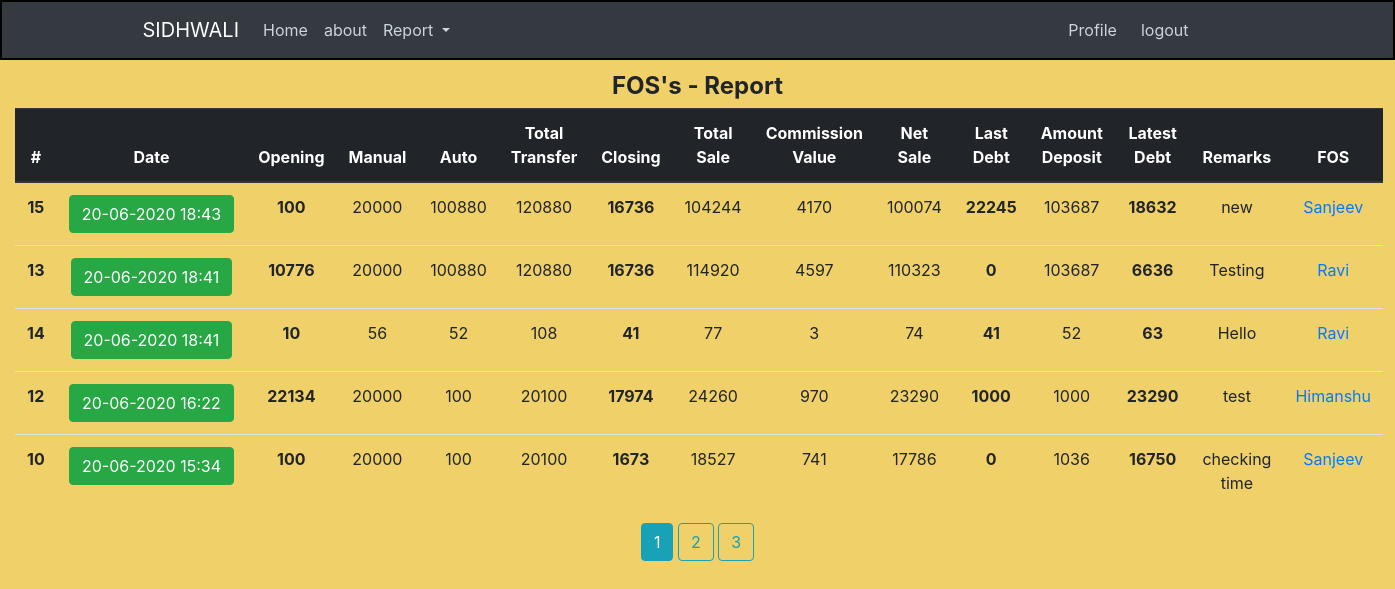
Page /home/hisaab/report (signed in) on the earlier database version.
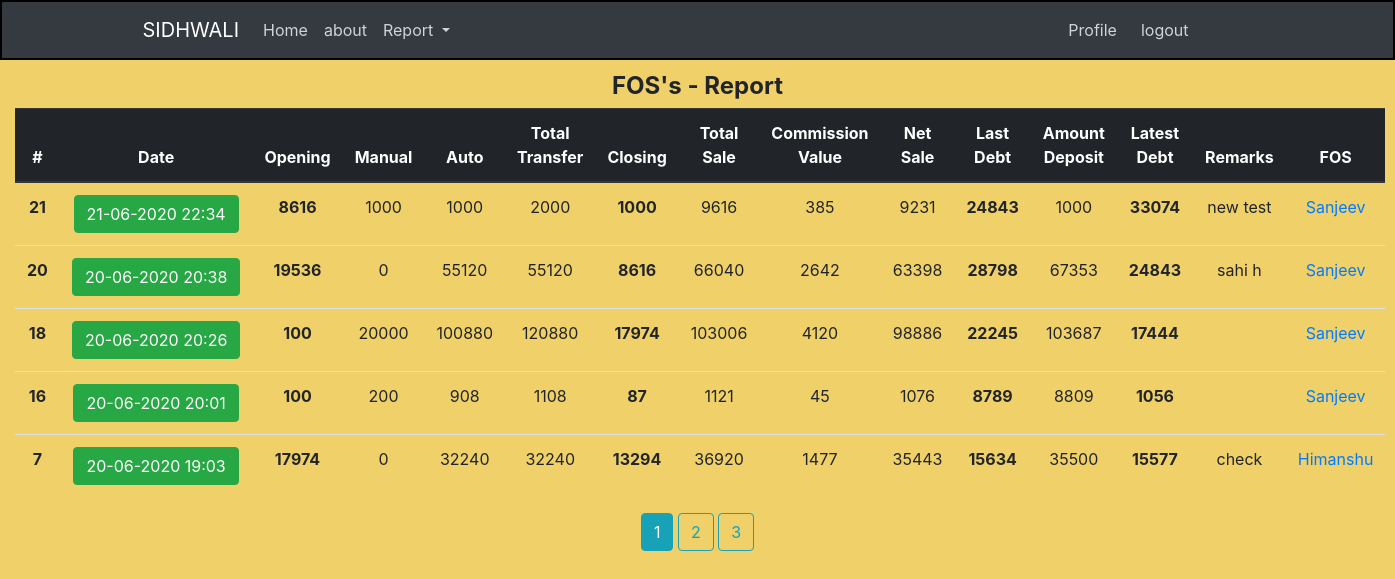
Same page on the later database version.
### crm/models.py (models this page shows, shortened)
class Hisaab(db.Model):
    id = db.Column(db.Integer, primary_key=True)
    date = db.Column(db.DateTime, nullable=False, default=datetime.now)
    open_bal = db.Column(db.Integer, nullable=False, default=0)
    manual_trans = db.Column(db.Integer, nullable=False, default=0)
    auto_trans = db.Column(db.Integer, nullable=False, default=0)
    closing = db.Column(db.Integer, nullable=False, default=0)
    total_trans = db.Column(db.Integer, default=0)
    total_sale = db.Column(db.Integer, default=0)
    commission_value = db.Column(db.Integer, default=0)
    net_sale = db.Column(db.Integer, default=0)
    last_debt = db.Column(db.Integer, nullable=False, default=0)
    amt_received = db.Column(db.Integer, nullable=False, default=0)
    latest_debt = db.Column(db.Integer, default=0)
    remarks = db.Column(db.Text, nullable=False)
    user_id = db.Column(db.Integer, db.ForeignKey("user.id"), nullable=False)

class User(db.Model, UserMixin):
    id = db.Column(db.Integer, primary_key=True)
    username = db.Column(db.String(20), unique=True, nullable=False)
    email = db.Column(db.String(120), unique=True, nullable=False)
    image_file = db.Column(db.String(20), nullable=False, default="default.jpeg")
    password = db.Column(db.String(20), nullable=False)
    pos_id = db.Column(db.Integer, unique=True, nullable=False)
    hisaab = db.relationship("Hisaab", backref="fos", lazy="dynamic")

### crm/routes.py (the view)
@app.route("/home/hisaab/report")
@login_required
def report():
    page = request.args.get("page", 1, type=int)
    hisaab = Hisaab.query.order_by(Hisaab.date.desc()).paginate(page=page, per_page=5)
    return render_template("report.html", title="Report", hisaab=hisaab, admin=admin)

### crm/models.py (called while the page is built)
@login_manager.user_loader
def load_user(user_id):
    return User.query.get(int(user_id))

### crm/templates/report.html
{% extends "index.html" %}
{% block content  %}
<div class="container-fluid text-center mt-2">
   {% if current_user.username == admin %}
   <legend class="font-weight-bold mb-1">FOS's - Report</legend>
   <table class="table">
      <thead class="thead-dark">
         <tr>
            <th scope="col">#</th>
            <th scope="col">Date</th>
            <th scope="col">Opening</th>
            <th scope="col">Manual</th>
            <th scope="col">Auto</th>
            <th scope="col">Total Transfer</th>
            <th scope="col">Closing</th>
            <th scope="col">Total Sale</th>
            <th scope="col">Commission Value</th>
            <th scope="col">Net Sale</th>
            <th scope="col">Last Debt</th>
            <th scope="col">Amount Deposit</th>
            <th scope="col">Latest Debt</th>
            <th scope="col">Remarks</th>
            <th scope="col">FOS</th>
         </tr>
      </thead>
      <tbody>
         {% for hisaab in hisaab.items %}
         <tr>
            <th scope="row">{{ hisaab.id }}</th>
            <td><a class="btn btn-success"
                  href="{{ url_for('single_hisaab', hisaab_id=hisaab.id) }}">{{ hisaab.date.strftime("%d-%m-%Y %H:%M") }}</a>
            </td>
            <td><strong>{{ hisaab.open_bal }}</strong></td>
            <td>{{ hisaab.manual_trans }}</td>
            <td>{{ hisaab.auto_trans }}</td>
            <td>{{ hisaab.total_trans }}</td>
            <td><strong>{{ hisaab.closing }}</strong></td>
            <td>{{ hisaab.total_sale }}</td>
            <td>{{ hisaab.commission_value }}</td>
            <td>{{ hisaab.net_sale }}</td>
            <td><strong>{{ hisaab.last_debt }}</strong></td>
            <td>{{ hisaab.amt_received }}</td>
            <td><strong>{{ hisaab.latest_debt }}</strong></td>
            <td>{{ hisaab.remarks }}</td>
            <td><a href="{{ url_for('user_hisaab', username=hisaab.fos.username) }}">{{ hisaab.fos.username }}</a></td>
         </tr>
         {% endfor %}
      </tbody>
   </table>
   {% for page_num in hisaab.iter_pages(left_edge=1, right_edge=1, left_current=1, right_current=3) %}
   {% if page_num %}
   {% if hisaab.page == page_num %}
   <a class="btn btn-info mb-4" href="{{ url_for('report', page=page_num) }}">{{ page_num }}</a>
   {% else %}
   <a class="btn btn-outline-info mb-4" href="{{ url_for('report', page=page_num) }}">{{ page_num }}</a>
   {% endif %}
   {% else %}
   ...
   {% endif %}
   {% endfor %}
   {% endif %}
</div>
{% endblock content %}

Differences in the rows shown:
removed Hisaab: id "15", date "20-06-2020 18:43", open_bal "100", manual_trans "20000", auto_trans "100880", total_trans "120880", closing "16736", total_sale "104244", commission_value "4170", net_sale "100074", last_debt "22245", amt_received "103687", latest_debt "18632", remarks "new", fos.username "Sanjeev"
no longer on this page (row unchanged): Hisaab: id "13", date "20-06-2020 18:41", open_bal "10776", manual_trans "20000", auto_trans "100880", total_trans "120880", closing "16736", total_sale "114920", commission_value "4597", net_sale "110323", last_debt "0", amt_received "103687", latest_debt "6636", remarks "Testing", fos.username "Ravi"
no longer on this page (row unchanged): Hisaab: id "14", date "20-06-2020 18:41", open_bal "10", manual_trans "56", auto_trans "52", total_trans "108", closing "41", total_sale "77", commission_value "3", net_sale "74", last_debt "41", amt_received "52", latest_debt "63", remarks "Hello", fos.username "Ravi"
no longer on this page (row unchanged): Hisaab: id "12", date "20-06-2020 16:22", open_bal "22134", manual_trans "20000", auto_trans "100", total_trans "20100", closing "17974", total_sale "24260", commission_value "970", net_sale "23290", last_debt "1000", amt_received "1000", latest_debt "23290", remarks "test", fos.username "Himanshu"
no longer on this page (row unchanged): Hisaab: id "10", date "20-06-2020 15:34", open_bal "100", manual_trans "20000", auto_trans "100", total_trans "20100", closing "1673", total_sale "18527", commission_value "741", net_sale "17786", last_debt "0", amt_received "1036", latest_debt "16750", remarks "checking time", fos.username "Sanjeev"
added Hisaab: id "21", date "21-06-2020 22:34", open_bal "8616", manual_trans "1000", auto_trans "1000", total_trans "2000", closing "1000", total_sale "9616", commission_value "385", net_sale "9231", last_debt "24843", amt_received "1000", latest_debt "33074", remarks "new test", fos.username "Sanjeev"
added Hisaab: id "20", date "20-06-2020 20:38", open_bal "19536", manual_trans "0", auto_trans "55120", total_trans "55120", closing "8616", total_sale "66040", commission_value "2642", net_sale "63398", last_debt "28798", amt_received "67353", latest_debt "24843", remarks "sahi h", fos.username "Sanjeev"
added Hisaab: id "18", date "20-06-2020 20:26", open_bal "100", manual_trans "20000", auto_trans "100880", total_trans "120880", closing "17974", total_sale "103006", commission_value "4120", net_sale "98886", last_debt "22245", amt_received "103687", latest_debt "17444", fos.username "Sanjeev"
added Hisaab: id "16", date "20-06-2020 20:01", open_bal "100", manual_trans "200", auto_trans "908", total_trans "1108", closing "87", total_sale "1121", commission_value "45", net_sale "1076", last_debt "8789", amt_received "8809", latest_debt "1056", fos.username "Sanjeev"
now on this page (row edited): Hisaab: id "7", date "20-06-2020 19:03", open_bal "17974", manual_trans "0", auto_trans "32240", total_trans "32240", closing "13294", total_sale "36920", commission_value "1477", net_sale "35443", last_debt "15634", amt_received "35500", latest_debt "15577", remarks "check", fos.username "Himanshu"
